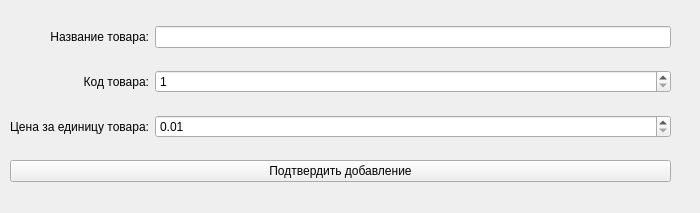
<?xml version="1.0" encoding="UTF-8"?>
<ui version="4.0">
 <class>ProductAddingWidget</class>
 <widget class="QWidget" name="ProductAddingWidget">
  <property name="geometry">
   <rect>
    <x>0</x>
    <y>0</y>
    <width>700</width>
    <height>213</height>
   </rect>
  </property>
  <property name="minimumSize">
   <size>
    <width>700</width>
    <height>200</height>
   </size>
  </property>
  <property name="windowTitle">
   <string>Form</string>
  </property>
  <widget class="QWidget" name="gridLayoutWidget">
   <property name="geometry">
    <rect>
     <x>10</x>
     <y>10</y>
     <width>661</width>
     <height>191</height>
    </rect>
   </property>
   <layout class="QGridLayout" name="gridLayout">
    <item row="0" column="1">
     <widget class="QLineEdit" name="ProdName"/>
    </item>
    <item row="2" column="0">
     <widget class="QLabel" name="label_3">
      <property name="text">
       <string>Цена за единицу товара:</string>
      </property>
      <property name="alignment">
       <set>Qt::AlignRight|Qt::AlignTrailing|Qt::AlignVCenter</set>
      </property>
     </widget>
    </item>
    <item row="0" column="0">
     <widget class="QLabel" name="label">
      <property name="text">
       <string>Название товара:</string>
      </property>
      <property name="alignment">
       <set>Qt::AlignRight|Qt::AlignTrailing|Qt::AlignVCenter</set>
      </property>
     </widget>
    </item>
    <item row="1" column="0">
     <widget class="QLabel" name="label_2">
      <property name="text">
       <string>Код товара:</string>
      </property>
      <property name="alignment">
       <set>Qt::AlignRight|Qt::AlignTrailing|Qt::AlignVCenter</set>
      </property>
     </widget>
    </item>
    <item row="3" column="0" colspan="2">
     <widget class="QPushButton" name="ConfirmButton">
      <property name="text">
       <string>Подтвердить добавление</string>
      </property>
     </widget>
    </item>
    <item row="1" column="1">
     <widget class="QSpinBox" name="ProdCode">
      <property name="minimum">
       <number>1</number>
      </property>
      <property name="maximum">
       <number>999999</number>
      </property>
     </widget>
    </item>
    <item row="2" column="1">
     <widget class="QDoubleSpinBox" name="ProdPrice">
      <property name="minimum">
       <double>0.010000000000000</double>
      </property>
      <property name="maximum">
       <double>10000000.000000000000000</double>
      </property>
     </widget>
    </item>
   </layout>
  </widget>
 </widget>
 <resources/>
 <connections/>
</ui>
